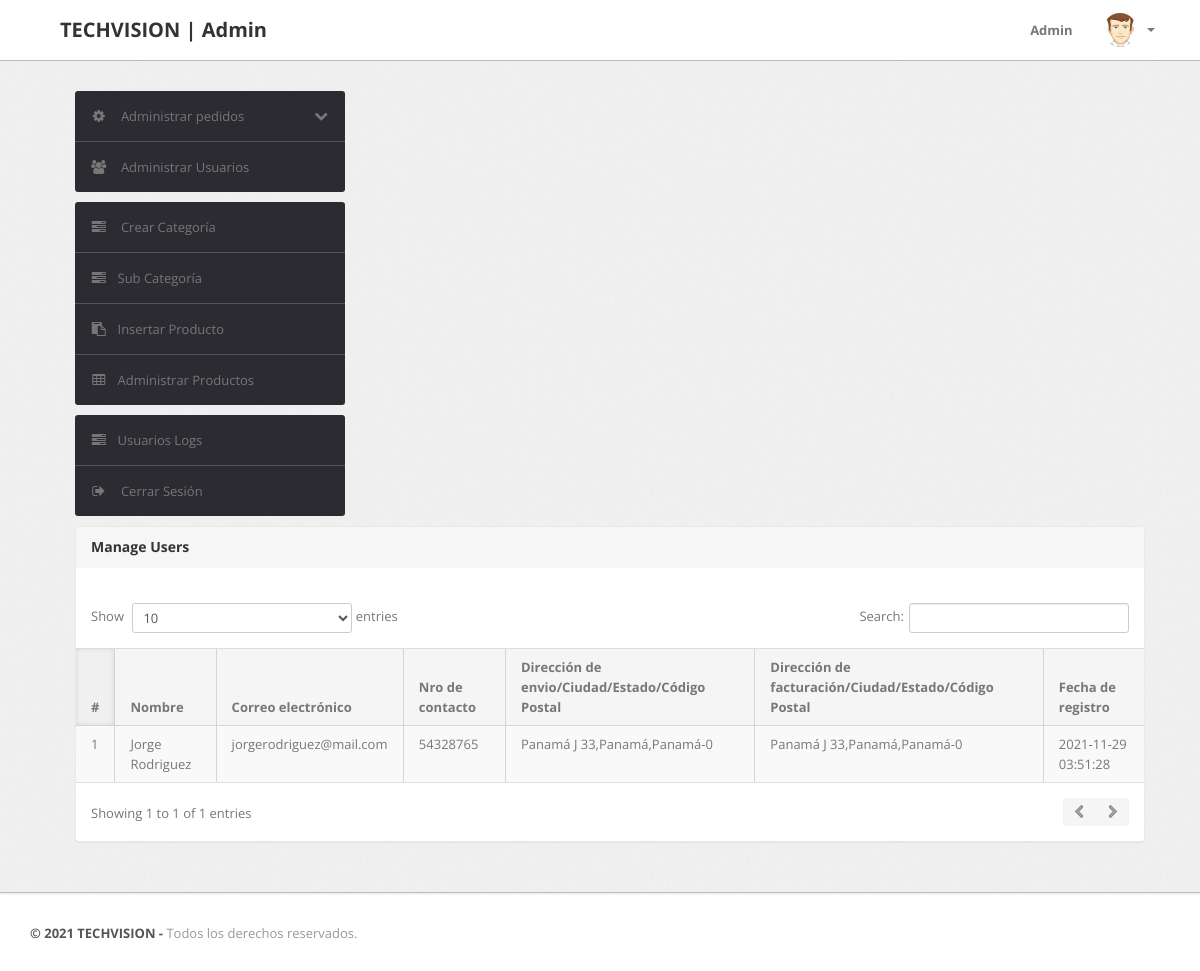
Before: /admin/manage-users.php (signed in) with the older database file.
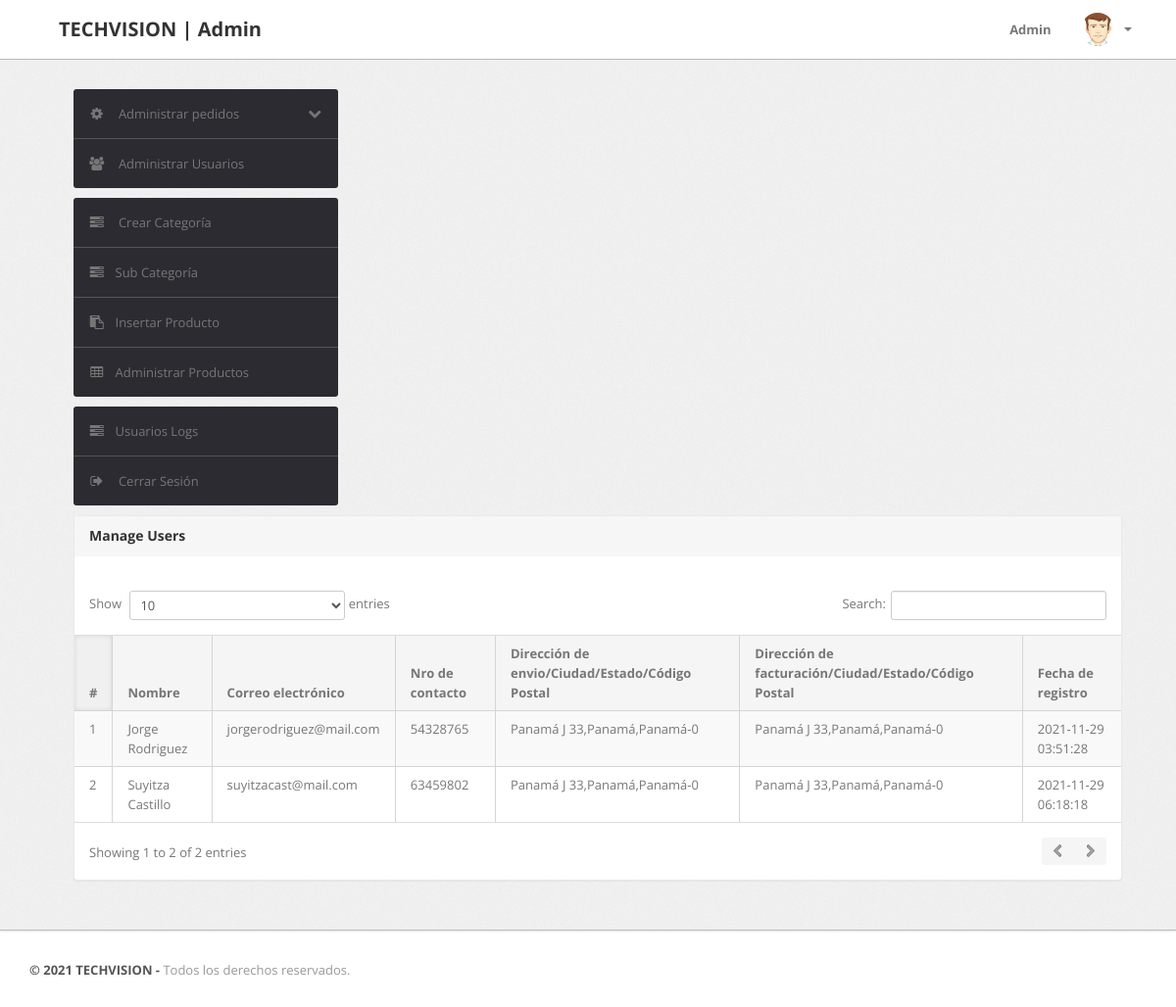
After: the same page with the newer database file.
### tables this page shows
CREATE TABLE `users` (
  `id` int(11) NOT NULL AUTO_INCREMENT,
  `name` varchar(255) DEFAULT NULL,
  `email` varchar(255) DEFAULT NULL,
  `contactno` bigint(11) DEFAULT NULL,
  `password` varchar(255) DEFAULT NULL,
  `shippingAddress` longtext DEFAULT NULL,
  `shippingState` varchar(255) DEFAULT NULL,
  `shippingCity` varchar(255) DEFAULT NULL,
  `shippingPincode` int(11) DEFAULT NULL,
  `billingAddress` longtext DEFAULT NULL,
  `billingState` varchar(255) DEFAULT NULL,
  `billingCity` varchar(255) DEFAULT NULL,
  `billingPincode` int(11) DEFAULT NULL,
  `regDate` timestamp NOT NULL DEFAULT current_timestamp(),
  `updationDate` varchar(255) DEFAULT NULL,
  PRIMARY KEY (`id`)
);

### admin/manage-users.php (the view, shortened to what this page needs)
<?php
include('include/config.php');
if(strlen($_SESSION['alogin'])==0)
	{
header('location:index.php');
}
else{
?>
<!DOCTYPE html>
<html lang="es">
<head>
	<link type="text/css" href="bootstrap/css/bootstrap.min.css" rel="stylesheet">
	<link type="text/css" href="bootstrap/css/bootstrap-responsive.min.css" rel="stylesheet">
	<link type="text/css" href="css/theme.css" rel="stylesheet">
	<link type="text/css" href="images/icons/css/font-awesome.css" rel="stylesheet">
</head>
<body>
<?php include('include/header.php');?>
	<div class="wrapper">
		<div class="container">
			<div class="row">
<?php include('include/sidebar.php');?>
			<div class="span11">
					<div class="content">
	<div class="module">
							<div class="module-head">
								<h3>Manage Users</h3>
							</div>
							<div class="module-body table">
									<br />
								<table cellpadding="0" cellspacing="0" border="0" class="datatable-1 table table-bordered table-striped	 display" width="100%">
									<thead>
										<tr>
											<th>#</th>
											<th> Nombre</th>
											<th>Correo electrónico </th>
											<th>Nro de contacto</th>
											<th>Dirección de envio/Ciudad/Estado/Código Postal </th>
											<th>Dirección de facturación/Ciudad/Estado/Código Postal </th>
											<th>Fecha de registro</th>
										</tr>
									</thead>
									<tbody>
<?php $query=mysqli_query($con,"select * from users");
$cnt=1;
while($row=mysqli_fetch_array($query))
{
?>
										<tr>
											<td><?php echo htmlentities($cnt);?></td>
											<td><?php echo htmlentities($row['name']);?></td>
											<td><?php echo htmlentities($row['email']);?></td>
											<td> <?php echo htmlentities($row['contactno']);?></td>
											<td><?php echo htmlentities($row['shippingAddress'].",".$row['shippingCity'].",".$row['shippingState']."-".$row['shippingPincode']);?></td>
											<td><?php echo htmlentities($row['billingAddress'].",".$row['billingCity'].",".$row['billingState']."-".$row['billingPincode']);?></td>
											<td><?php echo htmlentities($row['regDate']);?></td>
										<?php $cnt=$cnt+1; } ?>
								</table>
							</div>
						</div>
					</div>
				</div>
			</div>
		</div>
	</div>
<?php include('include/footer.php');?>
</body>
<?php } ?>

Changed rows visible on the page:
added users: name "Suyitza Castillo", email "suyitzacast@mail.com", contactno "63459802", shippingAddress+shippingCity+shippingState "Panamá J 33,Panamá,Panamá-0", billingAddress+billingCity+billingState "Panamá J 33,Panamá,Panamá-0", regDate "2021-11-29 06:18:18"
Other visible differences:
text written by a page script: "Show entries Search: Showing 1 to 1 of 1 entries" → "Show entries Search: Showing 1 to 2 of 2 entries"
